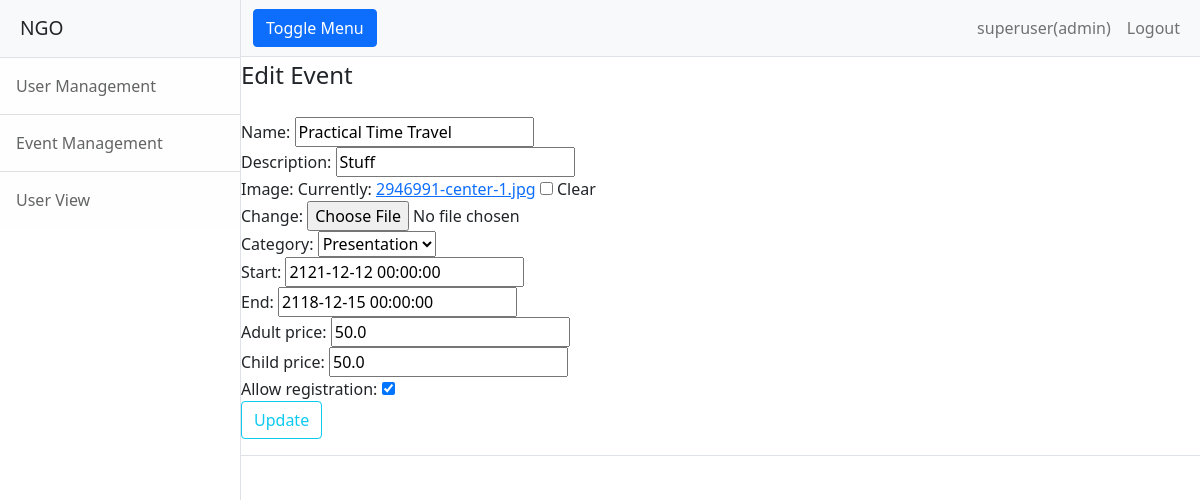
The app's page /events/3/update/ (signed in) with its own data.
### UserApp/models.py (models this page shows, shortened)
class CustomUser(AbstractBaseUser, PermissionsMixin):
    email = models.EmailField(_('email address'), unique=True)
    username = models.CharField(max_length=150, unique=True)
    firstName=models.CharField(max_length=40)
    lastName=models.CharField(max_length=40)
    role=models.CharField(max_length=40, default="user", choices = ROLE_CHOICES)
    is_staff = models.BooleanField(default=False)
    is_active = models.BooleanField(default=True)
    objects = CustomAccountManager()
    USERNAME_FIELD = 'username'
    REQUIRED_FIELDS = ["email", "firstName", "lastName", "role"]

### events/models.py (models this page shows)
class Event(models.Model):
    class EventCategory(models.TextChoices):
        SEMINAR = 'Seminar'
        CONFERENCE = 'Conference'
        PRESENTATION = 'Presentation'
    name = models.CharField(max_length=40)
    description = models.CharField(max_length=200)
    image = models.ImageField(null=True, blank=True)
    category = models.CharField(
        max_length=12,
        choices=EventCategory.choices,
        default=EventCategory.PRESENTATION
    )
    start = models.DateTimeField()
    end = models.DateTimeField()
    adult_price = models.FloatField()
    child_price = models.FloatField()
    allow_registration = models.BooleanField(default=False)

### events/views.py (the view, shortened to what this page needs)
# urls.py: path("<int:pk>/update/", views.EventUpdateView.as_view(), name="events-update"),
class EventUpdateView(LoginRequiredMixin, UpdateView):
    model = Event
    form_class = EventUpdateForm
    template_name = 'events/adevent_update.html'
    context_object_name = 'event'
    def dispatch(self, request, *args, **kwargs):
        if not request.user.role=="admin":
            raise PermissionDenied()
        return super().dispatch(request, *args, **kwargs)

### events/forms.py
class EventUpdateForm(ModelForm):
    class Meta:
        model = Event
        fields = '__all__'

### events/templates/events/adevent_update.html (shortened to what this page needs)
{% extends "events/base.html" %}
{% block content %}
  <div class="content-section">
    <form method="POST">
      <fieldset class="form-group">
        <legend class="border-bttom mb-4">Edit Event</legend>
        {% for field in form %}
        <div class="fieldWrapper">
            {{ field.label_tag }} {{ field }}
        </div>
        {% endfor %}
      </fieldset>
      <div class="form-group">
        <button class="btn btn-outline-info" type="submit"> Update</button>
      </div>
    </form>
    <div class="border-top pt-3">
    </div>
  </div>
{% endblock content %}

### events/templates/events/base.html (shortened to what this page needs)
{% load static %}
<html lang="en">
    <head>
        <link href="{% static 'css/styles.css' %}" rel="stylesheet" />
    </head>
    <body>
        <div class="d-flex" id="wrapper">
            <div class="border-end bg-white" id="sidebar-wrapper">
                <div class="sidebar-heading border-bottom bg-light">NGO</div>
                <div class="list-group list-group-flush">
                    {% if user.is_authenticated %}
                      {% if user.role == "admin" %}
                        <a class="list-group-item list-group-item-action list-group-item-light p-3" href="{% url 'users-list' %}">User Management</a>
                        <a class="list-group-item list-group-item-action list-group-item-light p-3" href="{% url 'events-list' %}">Event Management</a>
                        <a class="list-group-item list-group-item-action list-group-item-light p-3" href="#!">User View</a>
                      {% endif %}
                    {% else %}
                    <a class="list-group-item list-group-item-action list-group-item-light p-3" href="#!">Event </a>
                    {% endif %}
                </div>
            </div>
            <div id="page-content-wrapper">
                <nav class="navbar navbar-expand-lg navbar-light bg-light border-bottom">
                    <div class="container-fluid">
                        <button class="btn btn-primary" id="sidebarToggle">Toggle Menu</button>
                        <div class="collapse navbar-collapse" id="navbarSupportedContent">
                            <ul class="navbar-nav ms-auto mt-2 mt-lg-0">
                                {% if user.is_authenticated %}
                                  <li class="nav-item active"><a class="nav-link" href="#!">{{ user.username }}({{ user.role }})</a></li>
                                  <a class="nav-item nav-link" href="{% url 'logout' %}">Logout</a>
                                {% else %}
                                  <a class="nav-item nav-link" href="{% url 'login' %}">Login</a>
                                {% endif %}
                            </ul>
                        </div>
                    </div>
                </nav>
                {% block content %}{% endblock %}
            </div>
        </div>
    </body>
</html>

### records on screen
CustomUser: username "superuser", role "admin"
Event: form "Practical Time Travel" "Stuff" "Presentation" "2121-12-12 00:00:00" "2118-12-15 00:00:00" "50.0" "50.0" "☑"

### other values on screen
{{ field.label_tag }} "Name:" "Description:" "Image:" "Category:" "Start:" "End:" "Adult price:" "Child price:" "Allow registration:"
